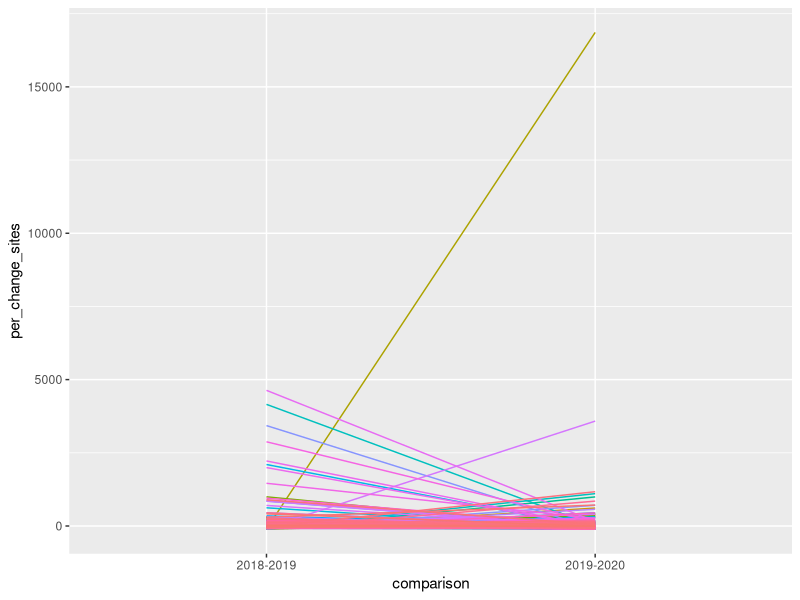

Recreate this plot in R.
# Analyses of USA National Phenology Network data re COVID19 (%change by state)
# Kathleen L Prudic
# klprudic@arizona.edu
# created 2020-08-02

# Remove wonton variables 
rm(list = ls())

# Load additional packages
library(tidyverse)
library(lubridate)


# Load data 
usa_sites <- read_csv(file = "data/2018-2020-NPN-Sites-USA.csv")

# Identify states with data for all three years
usa_complete <- usa_sites %>%
  group_by(siteID) %>%
  summarize(num_year = n()) %>%
  filter(num_year == 3)

# Remove any province/states without all three years of data
usa_sites <- usa_sites %>%
  filter(siteID %in% usa_complete$siteID)

# Calculate percent change in users 2018-2019 and 2019-2020 
# by spring (Mar-May) and state
usa_sites_change <- usa_sites %>% 
  group_by(siteID) %>%
  arrange(year) %>%
  mutate(prev_sites = lag(records_ct)) %>%
  filter(!is.na(prev_sites)) %>%
  mutate(per_change_sites = (((records_ct/prev_sites)-1) * 100)) %>%
  select(-prev_sites) %>% 
  mutate(comparison = if_else(year == 2019, 
                              true = "2018-2019", 
                              false = "2019-2020"))

# Calculate means
usa_sites_means <- usa_sites_change %>%
  group_by(comparison) %>%
  summarize(mean_sites = mean(per_change_sites))
usa_sites_means

# Plot percent change in users
change_usa_sites_plot <- ggplot(data = usa_sites_change, 
                                mapping = aes(x = comparison, 
                                              y = per_change_sites,
                                              group = siteID, 
                                              color = as.factor(siteID))) +
  geom_line() +
  theme(legend.position = "none")
change_usa_sites_plot

# Create dataframe for users t test
usa_sites_ttest <- usa_sites_change %>% 
  select(siteID, year, per_change_sites) %>%
  pivot_wider(names_from = year, values_from = per_change_sites) %>%
  rename(`2018-2019` = `2019`, 
         `2019-2020` = `2020`)

# t test on change in growth in unique users
usa_sites_ttest_list <- t.test(x = usa_sites_ttest$`2018-2019`, 
                               y = usa_sites_ttest$`2019-2020`,
                               alternative = "greater",
                               paired = TRUE)
usa_sites_ttest_list
cat(round(usa_sites_ttest_list$estimate, digits = 6), " (",
    paste0(round(as.numeric(usa_sites_ttest_list$conf.int), digits = 4), collapse = ", "),
    ")", sep = "")
